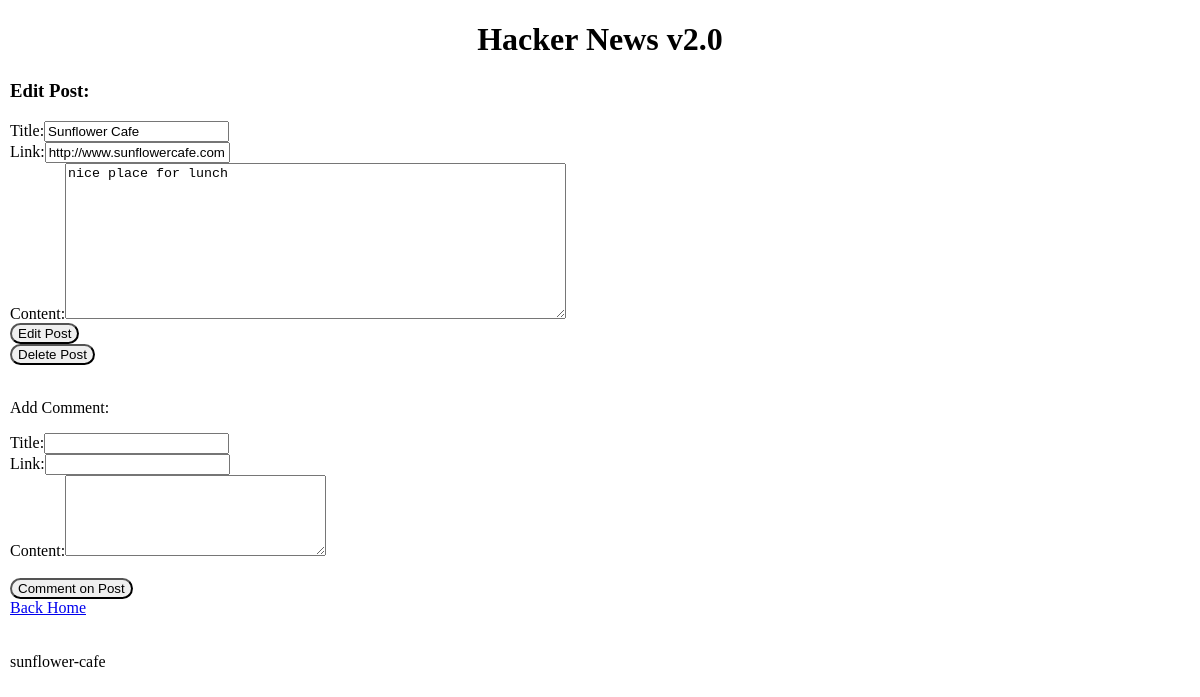
Page /news/edit/sunflower-cafe on the committed database.
### news/models.py (models this page shows, shortened)
class Post(models.Model):
    title = models.CharField(max_length=40)
    link = models.URLField(max_length=120, null = True, default = None)
    content = models.CharField(max_length=4000)
    slug = models.SlugField(max_length=40)
    created_at = models.DateTimeField(editable=False)
    updated_at = models.DateTimeField()
    show = models.BooleanField(default=True)
    votes = models.IntegerField(default=0)
    user = models.ForeignKey(User, default = 1) # adds a FK

### news/views.py (the view, shortened to what this page needs)
# urls.py: url(r'^edit/(?P<post_slug>[A-Za-z0-9\-\_]+)$', views.Edit_Post.as_view(), name="edit"),
class Edit_Post(View):
    template = "edit.html"
    def get(self, request, post_slug=None):
        post = Post.objects.get(slug=post_slug)
        form = PostForm(instance=post)
        comment_form = CommentForm()
        context = {
            "post": post,
            "EditForm": form,
            "CommentForm": comment_form}
        return render(request, self.template, context)

### news/forms.py
class PostForm(forms.ModelForm):
    class Meta:
        model = Post
        fields = [
            "title",
            "link",
            "content",
        ]
        widgets = {
            "content": Textarea(attrs={"cols": 60, "rows": 10}),
        }

class CommentForm(forms.ModelForm):
    class Meta:
        model = Comment
        fields = [
            "title",
            "link",
            "content",
        ]
        widgets = {
            "content": Textarea(attrs={"cols": 30, "rows": 5})
        }

### templates/edit.html (shortened to what this page needs)
{% extends "base.html" %}
{% block content %}
    <h3>Edit Post:</h3>
    <form action="{% url 'news:edit' post_slug=post.slug %}" method="POST">
        {% for field in EditForm %}
            <div class="{%if field.errors %}error{%endif%}">
                {{field.label_tag}}{{ field }}
            </div>
        {% endfor %}
        <input type="submit" class="button" value="Edit Post"/>
    </form>
    <form action="{% url 'news:delete' post_slug=post.slug %}" method ="POST">
        <input type="submit" class="button" id= "delete" value="Delete Post" />
    </form>
    <br>
    <p>Add Comment:</p>
    <form action="{% url 'news:comment' post_slug=post.slug %}" method="POST" id="comment_form">
        {% for field in CommentForm %}
            <div class="{%if field.errors %}error{%endif%}">
                {{field.label_tag}}{{ field }}
            </div>
        {% endfor %}
        <br>
        <input type="submit" id ="comment" class="button" value="Comment on Post"/>
    </form>
    <a href="/news"> Back Home</a>
    <br><br><br>
<div id="post_slug_thing">{{ post.slug }} </div>
{% endblock content %}

### static/style.css (style rules this page uses)
body { margin: 10px; }
.button { border-radius: 100px; }

### rows in the picture
Post: EditForm "Sunflower Cafe" "http://www.sunflowercafe.com" "nice place for lunch", slug "sunflower-cafe"

### other values in the picture
{{ field.label_tag }} "Title:" "Link:" "Content:"
